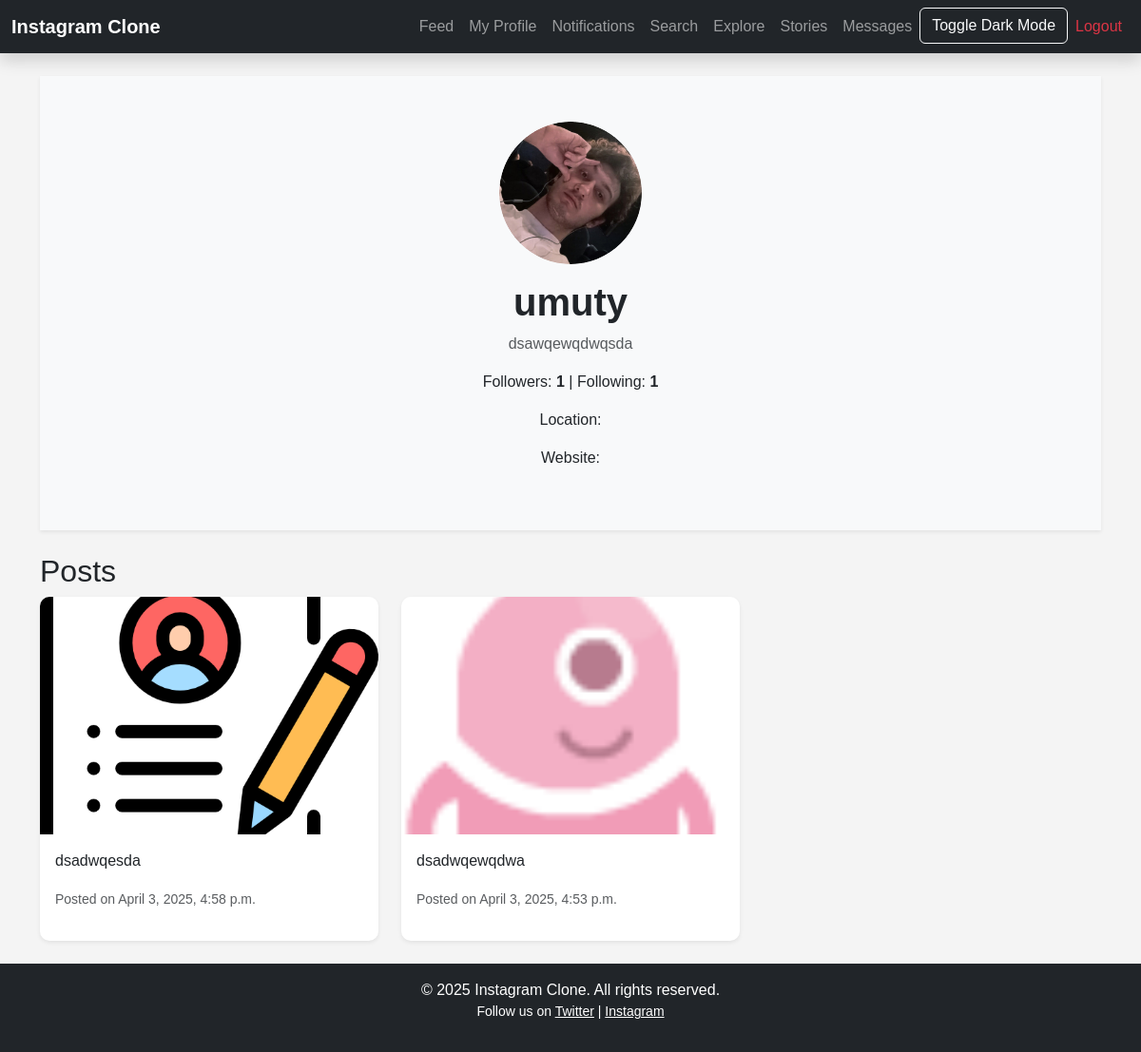
Screenshot of /profile/umuty/ (signed in) with the database file from the repository.
### users/models.py (models this page shows, shortened)
class Profile(models.Model):
    user = models.OneToOneField(User, on_delete=models.CASCADE, related_name='profile')
    bio = models.TextField(blank=True)
    profile_picture = models.ImageField(upload_to='profile_pictures/', blank=True, null=True)
    created_at = models.DateTimeField(auto_now_add=True)
    location = models.CharField(max_length=100, blank=True)
    website = models.URLField(blank=True)

class Post(models.Model):
    user = models.ForeignKey(User, on_delete=models.CASCADE)
    image = models.ImageField(upload_to='post_images/')
    caption = models.TextField(blank=True)
    created_at = models.DateTimeField(auto_now_add=True)

### users/views.py (the view)
# urls.py: path('profile/<str:username>/', views.profile, name='profile'),  # Profile URL
@login_required
def profile(request, username):
    user_profile = get_object_or_404(User, username=username)
    posts = Post.objects.filter(user=user_profile).order_by('-created_at')
    is_following = Follower.objects.filter(
        follower=request.user.profile,
        following=user_profile.profile
    ).exists()
    return render(request, 'profile.html', {
        'user_profile': user_profile,
        'posts': posts,
        'is_following': is_following,  # Pass this to the template
    })

### templates/profile.html (shortened to what this page needs)
{% extends 'base.html' %}
{% load static %}
{% block content %}
<div class="text-center bg-light py-5 mb-4 shadow-sm">
    {% if user_profile.profile.profile_picture %}
        <img src="{{ user_profile.profile.profile_picture.url }}"
             class="rounded-circle mb-3" alt="Profile Picture" style="width: 150px; height: 150px;">
    {% else %}
        <img src="{% static 'images/default_profile_picture.png' %}"
             class="rounded-circle mb-3" alt="Default Profile Picture" style="width: 150px; height: 150px;">
    {% endif %}
    <h1 class="fw-bold">{{ user_profile.username }}</h1>
    <p class="text-muted">{{ user_profile.profile.bio }}</p>
    <p>Followers: <strong>{{ user_profile.profile.followers_set.count }}</strong> | Following: <strong>{{ user_profile.profile.following_set.count }}</strong></p>
    <p>Location: {{ user_profile.profile.location }}</p>
    <p>Website: <a href="{{ user_profile.profile.website }}" target="_blank">{{ user_profile.profile.website }}</a></p>
</div>
<h2 class="mt-4">Posts</h2>
<div class="row g-4">
    {% for post in posts %}
        <div class="col-md-4">
            <div class="card h-100 shadow-sm">
                <img src="{{ post.image.url }}" class="card-img-top" alt="Post Image">
                <div class="card-body">
                    <p class="card-text">{{ post.caption }}</p>
                    <p class="text-muted"><small>Posted on {{ post.created_at }}</small></p>
                </div>
            </div>
        </div>
    {% empty %}
        <p>No posts yet.</p>
    {% endfor %}
</div>
{% endblock %}

### static/css/styles.css (style rules this page uses)
body { background-color: #f4f4f4; font-family: 'Arial', sans-serif; }
.card { border: none; box-shadow: 0 4px 6px rgba(0, 0, 0, 0.1); border-radius: 10px; transition: transform 0.2s ease-in-out; }
.card img { object-fit: cover; height: 250px; border-top-left-radius: 10px; border-top-right-radius: 10px; }

### rows the page displays
Post: image (picture), caption "dsadwqesda", created_at "April 3, 2025, 4:58 p.m."
Post: image (picture), caption "dsadwqewqdwa", created_at "April 3, 2025, 4:53 p.m."

### other values shown
{{ user_profile.username }} "umuty"
{{ user_profile.profile.bio }} "dsawqewqdwqsda"
{{ user_profile.profile.followers_set.count }} "1"
{{ user_profile.profile.following_set.count }} "1"
